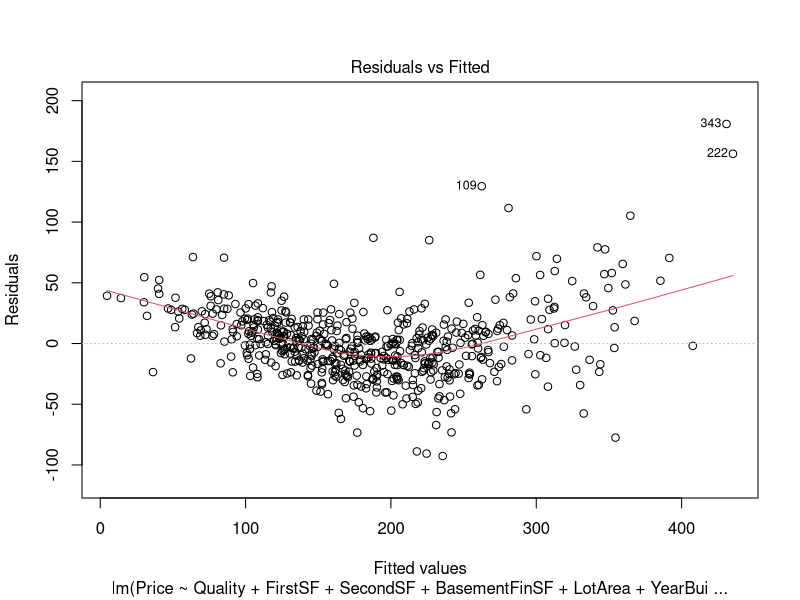
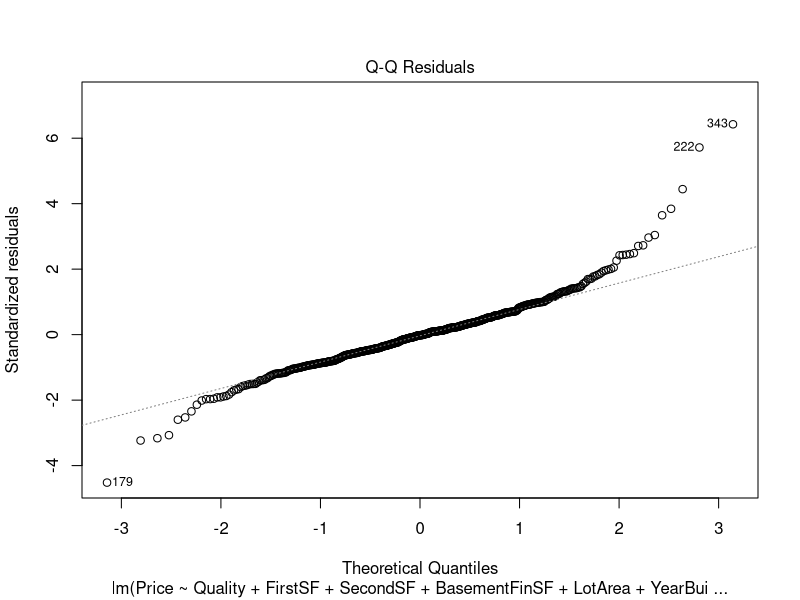
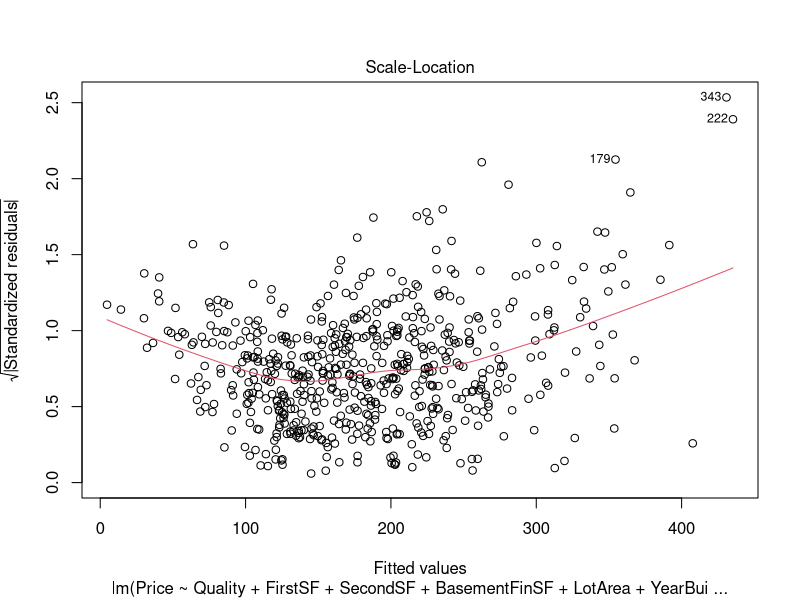
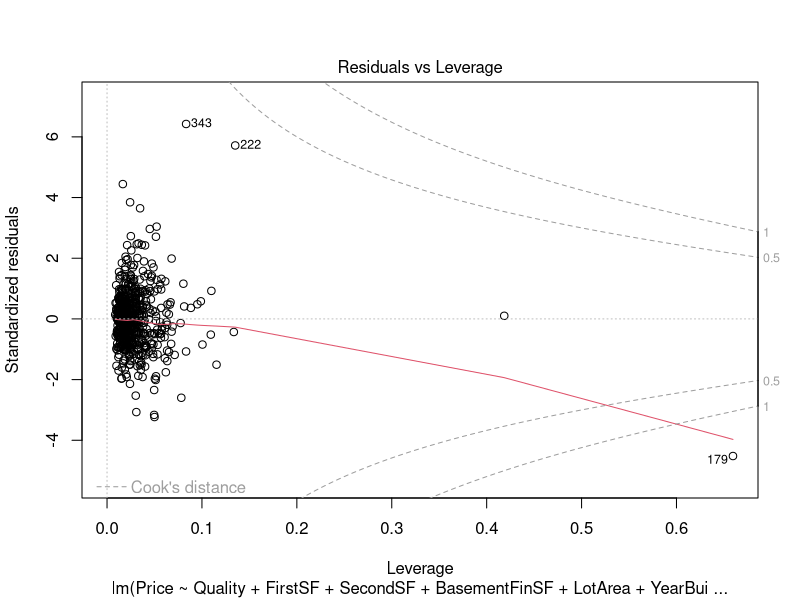
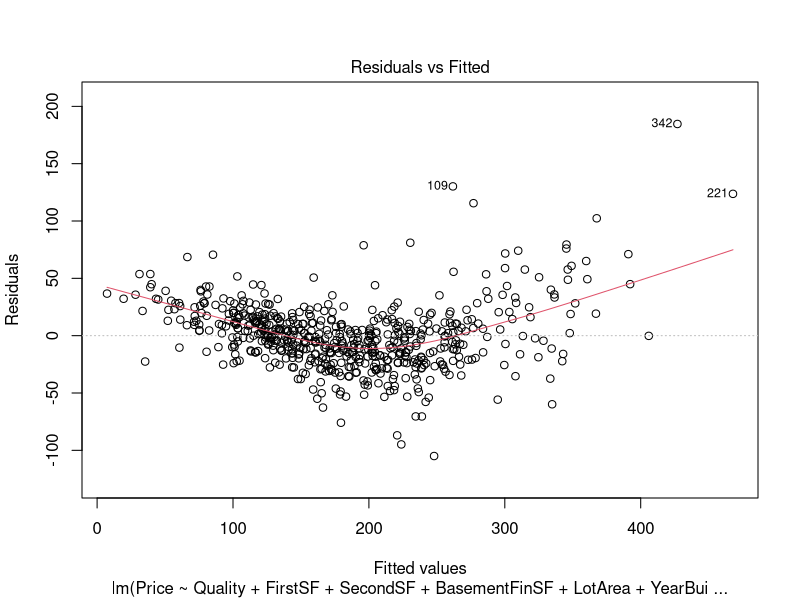
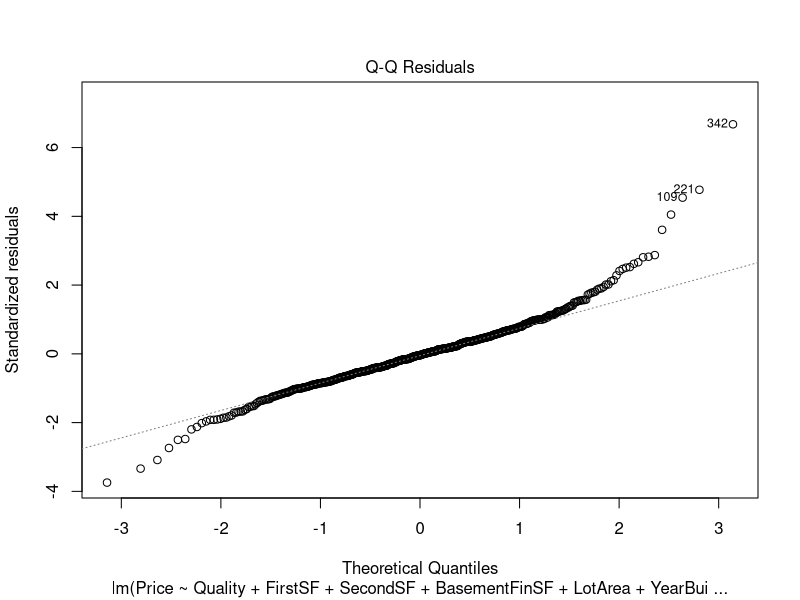
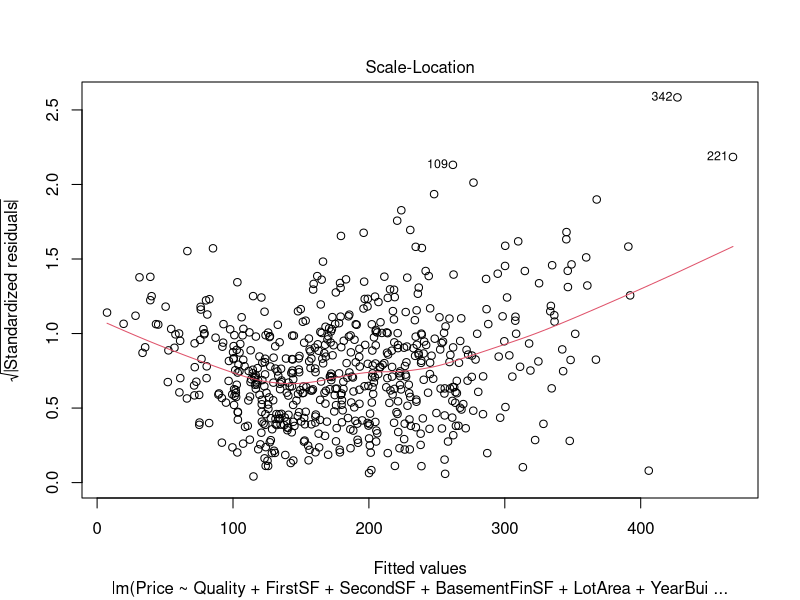
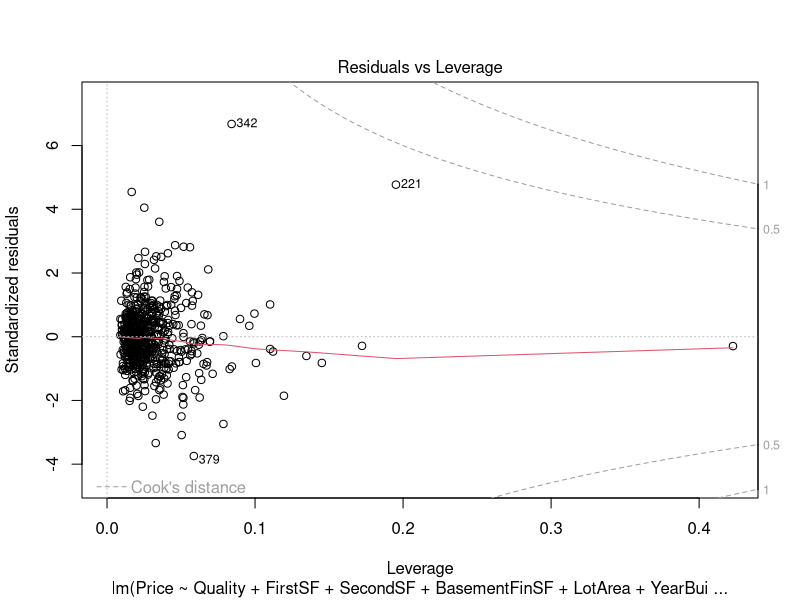

Write the R code that produced these figures, in order.
## ---- chunk 1
library(readr)
library(dplyr)
library(car)
## ---- chunk 2
AmesHouse <- read_csv("AmesTrain10.csv")

AmesHouse_Numeric = AmesHouse %>% select_if(is.numeric)
## ---- chunk 3
#Beginning model selection process and using a forward step selection method

Full = lm(Price~., data = AmesHouse_Numeric)
MSE = (summary(Full)$sigma)^2
none = lm(Price~1, data=AmesHouse_Numeric)
step(none, scope=list(upper=Full), scale=MSE, direction="forward", trace=FALSE)
## ---- chunk 4
#Using a regular step selection method, including forward and backward

step(none, scope=list(upper=Full), scale=MSE, trace=FALSE)
step_mod = step(none, scope=list(upper=Full), scale=MSE, trace=FALSE)
## ---- chunk 5
cor.test(AmesHouse_Numeric$BasementSF, AmesHouse_Numeric$BasementFinSF)
cor.test(AmesHouse_Numeric$ScreenPorchSF, AmesHouse_Numeric$EnclosedPorchSF)
## ---- chunk 6
summary(step_mod)
## ---- chunk 7
vif(step_mod)
## ---- chunk 8
plot(step_mod)
## ---- chunk 9
head(sort(rstudent(step_mod), decreasing=TRUE), 10)
head(sort(rstudent(step_mod)), 10)
## ---- chunk 10
head(sort(hatvalues(step_mod), decreasing=TRUE), 20)
head(sort(cooks.distance(step_mod), decreasing=TRUE), 10)
## ---- chunk 11
2/600

2 * 2/600
3 * 2/600
## ---- chunk 12
AmesHouse_Numeric[c(179),]
AmesHouse_Numeric_po <- AmesHouse_Numeric[-c(179),]

step_mod_po = lm(Price ~ Quality + FirstSF + SecondSF + BasementFinSF + 
    LotArea + YearBuilt + GarageSF + BasementSF + YearRemodel + 
    LotFrontage + Fireplaces + HalfBath + Condition + Bedroom + 
    TotalRooms + ScreenPorchSF + EnclosedPorchSF, data = AmesHouse_Numeric_po)

plot(step_mod_po)
## ---- chunk 13
summary(step_mod_po)
## ---- chunk 14
Full_log = lm(log(Price)~., data = AmesHouse_Numeric)
MSE_log = (summary(Full_log)$sigma)^2
none_log = lm(log(Price)~1, data=AmesHouse_Numeric)
step_mod_log = step(none_log, scope=list(upper=Full_log), scale=MSE_log, direction="forward", trace=FALSE)
step(none_log, scope=list(upper=Full_log), scale=MSE_log, trace=FALSE)
## ---- chunk 15
step(none_log, scope=list(upper=Full_log), scale=MSE_log, direction="forward", trace=FALSE)
## ---- chunk 16
step_mod_log_no_order = lm(log(Price) ~ Quality + GroundSF + BasementFinSF + YearBuilt + Condition + BasementSF + LotArea + GarageCars + ScreenPorchSF + EnclosedPorchSF + Fireplaces + Order + BasementFBath + WoodDeckSF + LotFrontage + OpenPorchSF + YearRemodel + FullBath,
    data = AmesHouse_Numeric)
summary(step_mod_log_no_order)

## ---- chunk 17
Full_sqrt = lm(sqrt(Price)~., data = AmesHouse_Numeric)
MSE_sqrt = (summary(Full_sqrt)$sigma)^2
none_sqrt = lm(sqrt(Price)~1, data=AmesHouse_Numeric)
step_mod_sqrt = step(none_sqrt, scope=list(upper=Full_sqrt), scale=MSE_sqrt, direction="forward", trace=FALSE)
step(none_sqrt, scope=list(upper=Full_sqrt), scale=MSE_sqrt, trace=FALSE)

## ---- chunk 18
step_mod_sqrt_no_order = lm(sqrt(Price) ~ Quality + GroundSF + BasementFinSF +
BasementSF + YearBuilt + LotArea + Condition + GarageSF + Fireplaces + YearRemodel + LotFrontage + ScreenPorchSF + EnclosedPorchSF + WoodDeckSF + Bedroom + FullBath + TotalRooms, data = AmesHouse_Numeric)

summary(step_mod_sqrt_no_order)
## ---- chunk 19
plot(step_mod_log_no_order)
## ---- chunk 20
plot(step_mod_sqrt)
## ---- chunk 21
plot(step_mod_log_no_order)
## ---- chunk 22
head(sort(rstudent(step_mod_log_no_order), decreasing=TRUE), 10)

head(sort(rstudent(step_mod_log_no_order)), 10)
## ---- chunk 23
head(sort(hatvalues(step_mod_log_no_order), decreasing=TRUE), 10)

head(sort(cooks.distance(step_mod_log_no_order), decreasing=TRUE), 10)

2/600

2/600 * 2

2/600 * 3
## ---- chunk 24
AmesHouse_Numeric[c(179, 299),]

AmesHouse_Numeric2 <- AmesHouse_Numeric[-c(179, 299),]

Final_mod = lm(log(Price) ~ Quality + GroundSF + BasementFinSF + BasementSF + YearBuilt + LotArea + Condition + GarageSF + Fireplaces + YearRemodel + LotFrontage + ScreenPorchSF + EnclosedPorchSF + WoodDeckSF + Bedroom + FullBath + TotalRooms, data = AmesHouse_Numeric2)
plot(Final_mod)
## ---- chunk 25
AmesHouse_Numeric[c(179, 299),]
AmesHouse_Numeric2 <- AmesHouse_Numeric[-c(179, 299),]

Final_mod = lm(log(Price) ~ Quality + GroundSF + BasementFinSF + 
    BasementSF + YearBuilt + LotArea + Condition + GarageSF + 
    Fireplaces + YearRemodel + LotFrontage + ScreenPorchSF + 
    EnclosedPorchSF + WoodDeckSF + Bedroom + FullBath + 
    TotalRooms, data = AmesHouse_Numeric2)
## ---- chunk 26
head(AmesHouse)

newx=data.frame(HouseStyle='2Story', TotalRooms=11, YearBuilt=1983, YearRemodel=1999, LotArea=21540, LotFrontage=400, Quality=7, Condition=5, ExteriorQ='Gd', Foundation='PConc', BasementUnFinSF=757, BasementHt='Ex', BasementFBath=0, BasementHBath=0, Heating='GasA', HeatingQC='Ex', CentralAir='Y', GroundSF=2432, FirstSF=1485, SecondSF=947, Bedroom=4, FullBath=2, HalfBath=1, Fireplaces=1, GarageCars=2, GarageType='Attchd', GarageSF=588, GarageQ='TA', GarageC='TA', OpenPorshSF=384, EnclosedPorchSF=0, ScreenPorchSF=0, BasementFinSF=0, BasementSF=757, WoodDeckSF=0)

head(newx)

exp(predict.lm(Final_mod, newx, interval="prediction"))
